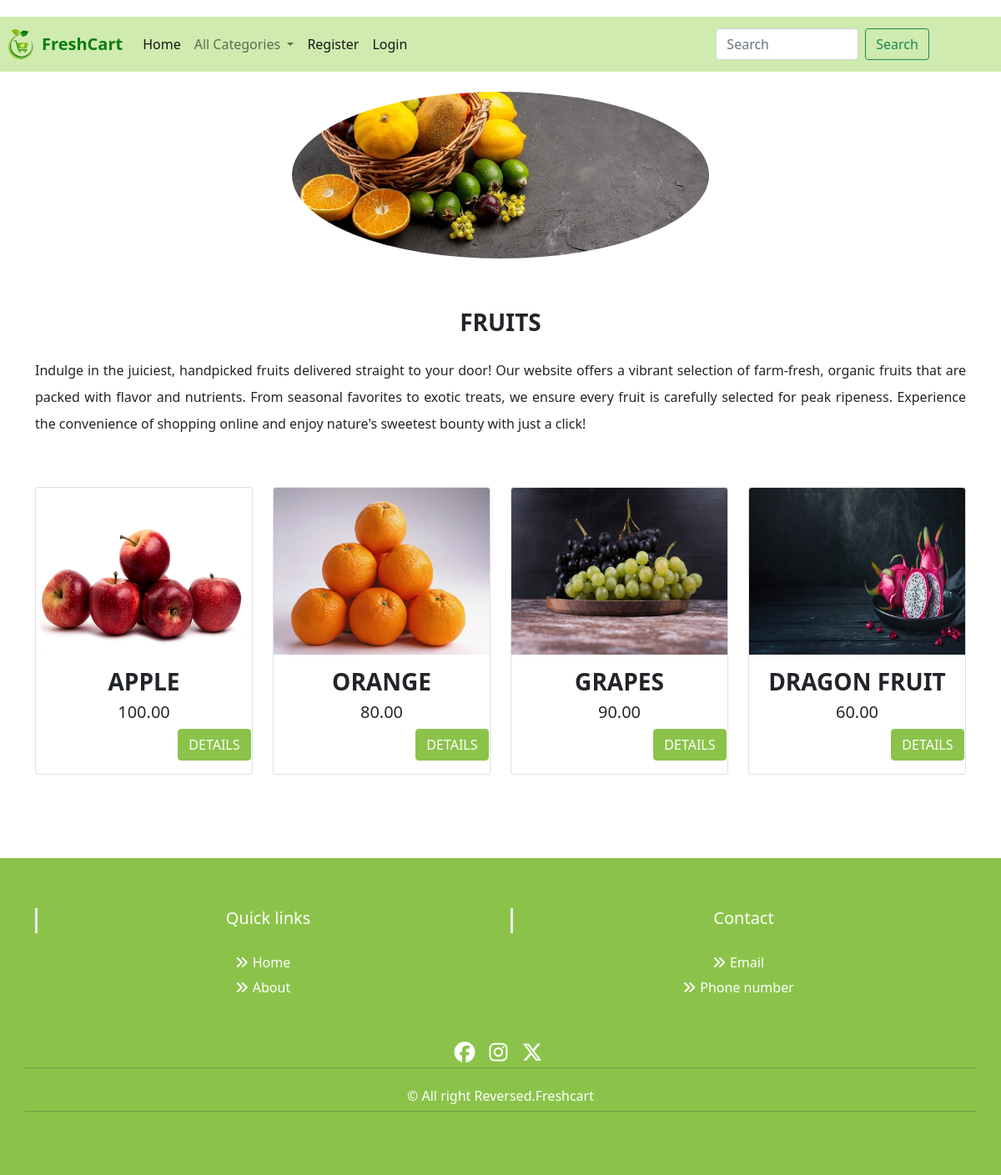
The app's page /allproducts/FRUITS with its own data.
### shop/models.py (models this page shows, shortened)
class Category(models.Model):
    name=models.CharField(max_length=200)
    desc=models.TextField()
    image=models.ImageField(upload_to='shop/categories', blank=True, null=True)

class Product(models.Model):
    name = models.CharField(max_length=200)
    desc = models.TextField()
    image = models.ImageField(upload_to='shop/products', blank=True, null=True)
    price= models.DecimalField(max_digits=10,decimal_places=2)
    category=models.ForeignKey(Category,on_delete=models.CASCADE)
    stock=models.IntegerField()
    available=models.BooleanField(default=True)
    created=models.DateTimeField(auto_now_add=True)
    updated=models.DateTimeField(auto_now=True)

### shop/views.py (the view)
# urls.py: path('allproducts/<p>',views.allproducts,name="allproducts"),
def allproducts(request,p):
    c=Category.objects.get(name=p)
    p=Product.objects.filter(category=c)
    return render(request,'product.html',{'c':c,'p':p})

### shop/context_processors.py (called while the page is built)
def menu_links(request):
    c=Category.objects.all()
    return{'links':c}

### templates/product.html
{% extends 'base.html' %}
{% load static %}
{% block content %}
<div class="container-fluid mt-4" style="margin-bottom:60px;">
    <div class="d-flex justify-content-center">
    <img src="{{c.image.url}}"  class="circular-image" width="10cd0%" height="450px">
    </div>
</div>
<div class="container mt-1" style="margin-bottom:60px;">
    <h3 class="text-center fw-bold pb-3"> {{c.name}}</h3>
    <p style="line-height:2;text-align:justify;"> {{c.desc}} </p>
</div>
<div class="container" style="margin-bottom:100px;">
    <div class="row">
        {% for i in p %}
        <div class="col-12 col-md-6 col-lg-3">
            <div class="card" >
  <img src="{{i.image.url}}" class="card-img-top" alt="..." height="200px" width="100%;">
  <div class="card-body" >
    <h3 class="card-title text-center">{{i.name}}</h3>
      <h5 class="text-center">{{i.price}}</h5>
    <a href="{% url 'shop:detail' i.name %}" class="btn btn-primary" style="position:relative;left:38%; bottom:30%;">DETAILS</a>
  </div>
</div>
        </div>{% endfor %}
    </div>
</div>
{% endblock %}

### static/css/style.css (style rules this page uses)
.container-fluid { margin: 0; padding: 0; }
body, html { width: 100%; margin: 0; padding: 0; }
.card-title { text-align:center; font-weight:700; }
.card-title { text-align:center; }
.circular-image { width: 500px; height: 200px; border-radius: 50%; object-fit: cover; justify-content: center; align-items: center; }
a.btn.btn-primary { background-color:#8BC34A; border-color: #8BC34A; margin-left:30%; }

### records on screen
Category: image (picture), name "FRUITS", desc "Indulge in the juiciest, handpicked fruits delivered straight to your door! Our website offers a vibrant selection of farm-fresh, organic fruits that are packed with flavor and nutrients. From seasonal favorites to exotic treats, we ensure every fruit is carefully selected for peak ripeness. Experience the convenience of shopping online and enjoy nature's sweetest bounty with just a click!"
Product: image (picture), name "APPLE", price "100.00"
Product: image (picture), name "ORANGE", price "80.00"
Product: image (picture), name "GRAPES", price "90.00"
Product: image (picture), name "DRAGON FRUIT", price "60.00"
